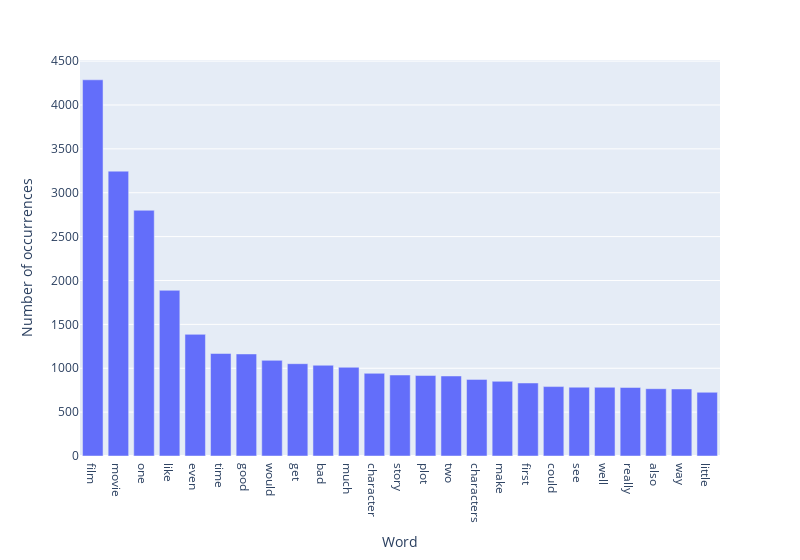

Here is the notebook cell this chart was saved with:
### Markdown cell above
#### 1.2.3.b Reviews analysis without stop-words

### Code cell
neg_word_freq_wo_stopwords = most_frequent_terms(negative_reviews_words, True, True, number_terms)

### Figure 1 — Plotly figure (JSON) as saved in the notebook; plotly's stock layout.template omitted (floating-point values rounded to 4 significant figures)
{"data": [{"alignmentgroup": "True", "hovertemplate": "Word=%{x}<br>Number of occurrences=%{y}<extra></extra>", "legendgroup": "", "marker": {"color": "#636efa", "pattern": {"shape": ""}}, "name": "", "offsetgroup": "", "orientation": "v", "showlegend": false, "textposition": "auto", "x": ["film", "movie", "one", "like", "even", "time", "good", "would", "get", "bad", "much", "character", "story", "plot", "two", "characters", "make", "first", "could", "see", "well", "really", "also", "way", "little"], "xaxis": "x", "y": [4287, 3246, 2800, 1888, 1386, 1168, 1163, 1090, 1052, 1034, 1011, 942, 923, 917, 912, 873, 851, 832, 791, 784, 783, 781, 767, 764, 726], "yaxis": "y", "type": "bar"}], "layout": {"xaxis": {"anchor": "y", "domain": [0.0, 1.0], "title": {"text": "Word"}}, "yaxis": {"anchor": "x", "domain": [0.0, 1.0], "title": {"text": "Number of occurrences"}}, "legend": {"tracegroupgap": 0}, "margin": {"t": 60}, "barmode": "relative", "width": 800}}
